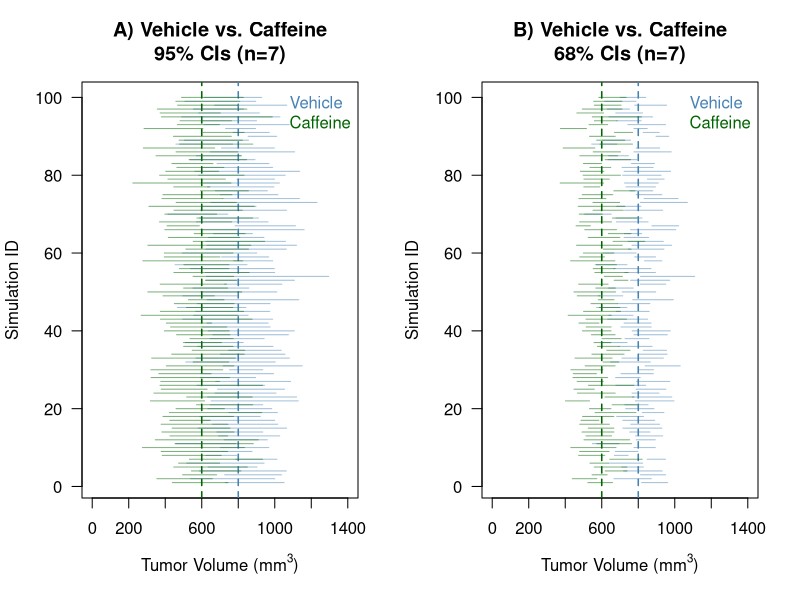

R code for this plot:
#-------------------------------------------------------------------------------
# TITLE: Fig7_final.R
# AUTHOR: Michael J. Marino, PhD
# DATE: 2026-04-20
# MANUSCRIPT: "A Robust Workflow for Exploratory Data Analysis and Outlier 
#   Management in Small-Sample Pharmacological Datasets" (Submitted)
#
# REPOSITORY: https://github.com/mjmarino-phd/pharmacology-small-sample-EDA
# 
# LICENSE: MIT License (c) 2026 Michael J. Marino
#   Permission is granted to use, modify, and distribute this code for any 
#   purpose, provided that the manuscript above is cited in any resulting 
#   publications or derivative works.
#
# DESCRIPTION: This script generates figure 7 from the manuscript and is 
#   annotated to provide a beginner friendly introduction to the R programming language.
#-------------------------------------------------------------------------------


# Clear environment: Prevents variables from previous projects 
# from interfering with your current analysis.
# rm(list = ls())

# Tip for Publication: Journals usually require high-resolution TIFFs.
# The code below is a "file device." When active, R redirects the plot 
# from the screen directly to a high-quality file in your working directory.
# Remove the "#" in the line below and change the Figure file name as needed
# You will also need to remove the '#' from the last line of code in this file

 tiff("Figure7v2_Final.tif", width = 8, height = 4.5, units = "in", res = 300, compression = "lzw")

#--------------------Figure 7: Confidence Limits for our simulated study--------


#-------------------------------------------------------------------------------
# FUNCTION: plot_caterpillar_compare
# Purpose: Simulates a two-arm study (Vehicle vs. Caffeine) to visualize 
# how Confidence Intervals overlap across multiple experimental iterations.
# This demonstrates the variability of 'significance' in small-n studies.
# See figure 6_Final.R for more detail on the caterpillar plot
#
# Inputs: 
#   CI         : Confidence level (e.g., 0.95).
#   n          : Sample size per group.
#   mu_veh     : True population mean for the Vehicle group.
#   mu_caf     : True population mean for the Caffeine group.
#   sigma      : Population standard deviation (assumed equal for both).
#   n_sims     : Number of simulated "head-to-head" experiments.
#   main_title : Title for the plot.
#-------------------------------------------------------------------------------

plot_caterpillar_compare <- function(CI,n,mu_veh,mu_caf,sigma,n_sims,main_title) {
  set.seed(123) # New seed for the comparative simulation
  
  # Calculate t-distribution critical value
  quant <- ((1 - CI) / 2) + CI
  t_crit <- qt(quant, df = n - 1)

  # Initialize plot
  # xlim expanded to 1400 to accommodate both distributions.
  # las = 1: Rotates y-axis labels to be horizontal (easier to read).
  plot(NULL, xlim = c(0, 1400), ylim = c(1, n_sims), 
       xlab = expression("Tumor Volume (mm"^3*")"), ylab = "Simulation ID",
       main = main_title,
       las = 1)
  
  # Add Population "Ground Truth" Lines
  # These represent the 'True' biological effect we are trying to detect.

  # Add Population Means as reference lines
  abline(v = mu_veh, col = "steelblue", lty = 2, lwd = 1.5)
  abline(v = mu_caf, col = "darkgreen", lty = 2, lwd = 1.5)
  
  # The Dual-Simulation Loop
  # For each 'experiment', we pull samples for both groups and plot their CIs.
  for(i in 1:n_sims) {
    # --- Vehicle Group ---
    s_v <- rnorm(n, mean = mu_veh, sd = sigma)
    m_v <- mean(s_v)
    se_v <- sd(s_v) / sqrt(n)
    segments(m_v - t_crit * se_v, i, m_v + t_crit * se_v, i, 
             col = rgb(70/255, 130/255, 180/255, alpha = 0.5)) # Transparent SteelBlue
    
    # --- Caffeine Group ---
    s_c <- rnorm(n, mean = mu_caf, sd = sigma)
    m_c <- mean(s_c)
    se_c <- sd(s_c) / sqrt(n)
    segments(m_c - t_crit * se_c, i, m_c + t_crit * se_c, i, 
             col = rgb(0/255, 100/255, 0/255, alpha = 0.5))    # Transparent DarkGreen
  }
  

  # Add a legend
  legend("topright", 
         legend = c("Vehicle", "Caffeine"), 
         text.col = c("steelblue", "darkgreen"), 
         bty = "n")
}




#Set up for 2 panel figure
par(mfrow = c(1, 2))


#--------------------Figure 7A--------------------------------------------------
# This simulation demonstrates the 'Reliability' of detecting a difference.
# We know the groups differ by 200 units, but with n=7 and high variance (200),
# we can visualize how often the 95% CIs overlap (failing to show 'significance').

#Define Population and Simulation Parameters for 95% CIs



n <- 7          # Small sample size, common in pilot studies.
mu_veh <- 800   #Mean of Vehicle population
mu_caf <- 600   #Mean of Caffeine population
sigma <- 200    # SD of relevant samples
n_sims <- 100   # We repeat the entire experiment 100 times.
CI<-0.95
main_title<-'A) Vehicle vs. Caffeine\n95% CIs (n=7)'

plot_caterpillar_compare(CI,n,mu_veh,mu_caf,sigma,n_sims,main_title)

#--------------------Figure 7B--------------------------------------------------
# Here we use the same data and groups as Panel A, but we report them using 
# 68% CIs (representing +/- 1 SEM). 
# This illustrates why SEM can be visually deceptive.
# The logic is the same as described for figure 7A above.
#Setup Parameters for 68% CI (SEM)
n <- 7
mu_veh <- 800
mu_caf <- 600
sigma <- 200
n_sims <- 100
CI<-0.68      # 68% Confidence is the equivalent of reporting +/- 1 SEM
main_title<-'B) Vehicle vs. Caffeine\n68% CIs (n=7)'

plot_caterpillar_compare(CI,n,mu_veh,mu_caf,sigma,n_sims,main_title)


# Final step for high-quality export
# If you opened the tiff() device at the start of the script, 
# you MUST run dev.off() by removing the '#' below to finish writing the file and close it.
# dev.off()
